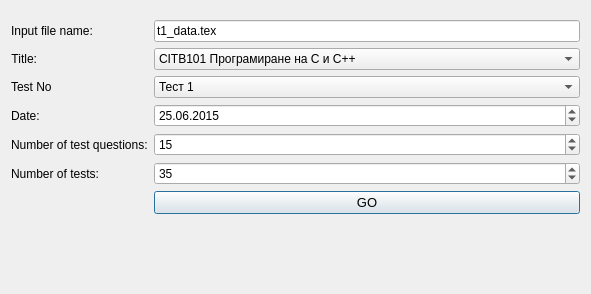
<?xml version="1.0" encoding="UTF-8"?>
<ui version="4.0">
 <class>ut</class>
 <widget class="QDialog" name="ut">
  <property name="geometry">
   <rect>
    <x>0</x>
    <y>0</y>
    <width>591</width>
    <height>294</height>
   </rect>
  </property>
  <property name="windowTitle">
   <string>Test generator, v.1.0, 30.03.2013</string>
  </property>
  <layout class="QFormLayout" name="formLayout">
   <property name="fieldGrowthPolicy">
    <enum>QFormLayout::AllNonFixedFieldsGrow</enum>
   </property>
   <item row="0" column="0">
    <widget class="Line" name="line_3">
     <property name="orientation">
      <enum>Qt::Horizontal</enum>
     </property>
    </widget>
   </item>
   <item row="1" column="0">
    <widget class="QLabel" name="input_file_name_label">
     <property name="text">
      <string>Input file name:</string>
     </property>
    </widget>
   </item>
   <item row="1" column="1">
    <widget class="QLineEdit" name="input_file_name">
     <property name="text">
      <string>t1_data.tex</string>
     </property>
    </widget>
   </item>
   <item row="3" column="0">
    <widget class="QLabel" name="title_label">
     <property name="text">
      <string>Title:</string>
     </property>
     <property name="alignment">
      <set>Qt::AlignRight|Qt::AlignTrailing|Qt::AlignVCenter</set>
     </property>
    </widget>
   </item>
   <item row="3" column="1">
    <widget class="QComboBox" name="title">
     <property name="currentIndex">
      <number>0</number>
     </property>
     <item>
      <property name="text">
       <string>CITB101 Програмиране на С и С++</string>
      </property>
     </item>
     <item>
      <property name="text">
       <string>CITB201 Обектно-ориентирано програмиране (C++)</string>
      </property>
     </item>
     <item>
      <property name="text">
       <string>CITB303 Структури от данни (С++)</string>
      </property>
     </item>
     <item>
      <property name="text">
       <string>CSCB010 Програмиране за напреднали</string>
      </property>
     </item>
     <item>
      <property name="text">
       <string>NETB201 Data structures (C++)</string>
      </property>
     </item>
     <item>
      <property name="text">
       <string>NETB101 Computer programming (C++)</string>
      </property>
     </item>
     <item>
      <property name="text">
       <string>NETB151 Object-Oriented Programming (C++)</string>
      </property>
     </item>
    </widget>
   </item>
   <item row="4" column="0">
    <widget class="QLabel" name="label">
     <property name="text">
      <string>Test No</string>
     </property>
    </widget>
   </item>
   <item row="4" column="1">
    <widget class="QComboBox" name="test_no">
     <property name="currentIndex">
      <number>0</number>
     </property>
     <item>
      <property name="text">
       <string>Тест 1</string>
      </property>
     </item>
     <item>
      <property name="text">
       <string>Тест 2</string>
      </property>
     </item>
     <item>
      <property name="text">
       <string>Тест 3</string>
      </property>
     </item>
     <item>
      <property name="text">
       <string>Test 1</string>
      </property>
     </item>
     <item>
      <property name="text">
       <string>Test 2</string>
      </property>
     </item>
     <item>
      <property name="text">
       <string>Test 3</string>
      </property>
     </item>
     <item>
      <property name="text">
       <string>Final test</string>
      </property>
     </item>
     <item>
      <property name="text">
       <string>Тест</string>
      </property>
     </item>
    </widget>
   </item>
   <item row="6" column="0">
    <widget class="QLabel" name="ddate_label">
     <property name="text">
      <string>Date:</string>
     </property>
    </widget>
   </item>
   <item row="6" column="1">
    <widget class="QDateEdit" name="ddate">
     <property name="date">
      <date>
       <year>2015</year>
       <month>6</month>
       <day>25</day>
      </date>
     </property>
     <property name="displayFormat">
      <string>d.MM.yyyy</string>
     </property>
     <property name="calendarPopup">
      <bool>false</bool>
     </property>
    </widget>
   </item>
   <item row="8" column="0">
    <widget class="QLabel" name="number_label">
     <property name="text">
      <string>Number of test questions:</string>
     </property>
    </widget>
   </item>
   <item row="8" column="1">
    <widget class="QSpinBox" name="nnumber">
     <property name="minimum">
      <number>2</number>
     </property>
     <property name="maximum">
      <number>20</number>
     </property>
     <property name="value">
      <number>15</number>
     </property>
    </widget>
   </item>
   <item row="10" column="0">
    <widget class="QLabel" name="number_of_tests_label">
     <property name="text">
      <string>Number of tests:</string>
     </property>
    </widget>
   </item>
   <item row="10" column="1">
    <widget class="QSpinBox" name="number_of_tests">
     <property name="minimum">
      <number>2</number>
     </property>
     <property name="value">
      <number>35</number>
     </property>
    </widget>
   </item>
   <item row="11" column="1">
    <widget class="QPushButton" name="go">
     <property name="enabled">
      <bool>true</bool>
     </property>
     <property name="font">
      <font>
       <family>MS Shell Dlg 2</family>
       <pointsize>10</pointsize>
       <weight>50</weight>
       <italic>false</italic>
       <bold>false</bold>
       <underline>false</underline>
       <kerning>true</kerning>
      </font>
     </property>
     <property name="text">
      <string>GO</string>
     </property>
    </widget>
   </item>
  </layout>
 </widget>
 <resources/>
 <connections/>
</ui>
